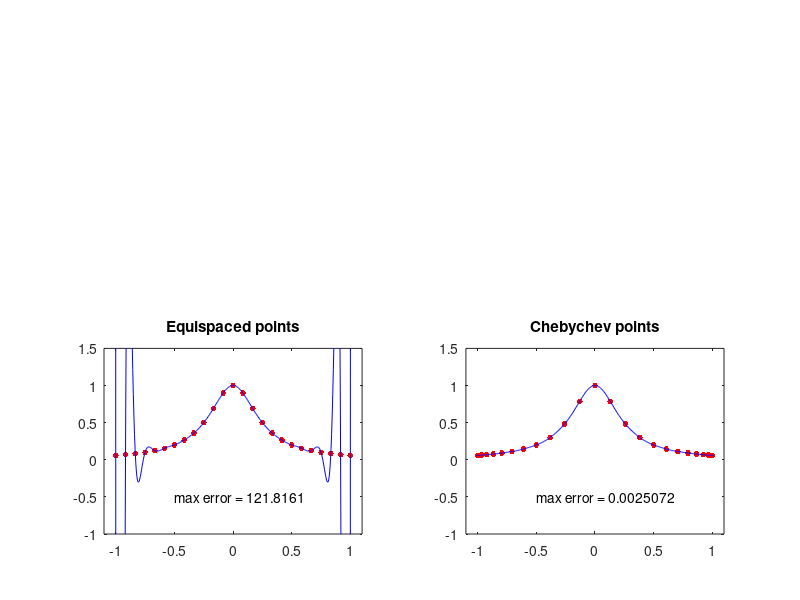

Reproduce this figure in MATLAB.

%%polynomial interpolation in equispaced and Chebychev points
%Degree N interpolation of u(x) = 1/(1+16*x^2) in N+1 equispaced and
%Chebychev points for N=12 and N=14. With increasing N, the erroer increase
%exponentially in the equispaced case - the Runge phenomenon - whereas in
%the Chebychev case they decrease exponentially. 


%number of grid points
%N=12; 
N=24;

%test both methods
for i = 3:4
    %equispaced points
    if i==3, s='Equispaced points'; x=-1+2*(0:N)/N;end
    %Chebychev points
    if i==4, s='Chebychev points'; x=cos(pi*(0:N)/N); end
   
    %define function
    u=1./(1+16*x.^2);
    
    %Polynomial curve fitting/interpolaton
    %use polyfit to fit a Nth-degree polynomial
    p=polyfit(x,u,N);  
    
    %define the space domain
    xx = -1.01:0.005:1.01;

    %evaluation of interpolant
    %evaluates the polynomial p at each point in xx
    pp=polyval(p,xx); 
     
    %plotting
    subplot(2,2,i)
    %plot the grid points of the fucntion u
    plot(x,u,'r.','markersize',13)
    hold on
    %plot the polynomial approximation
    plot(xx,pp,'b')
    axis([-1.1 1.1 -1 1.5]), title(s)
    
    %calculate error
    %define the function on each point of the space domain
    uu=1./(1+16*xx.^2);
    error = norm(uu-pp,inf);
    text(-0.5, -0.5, ['max error = ' num2str(error)])
    
end



